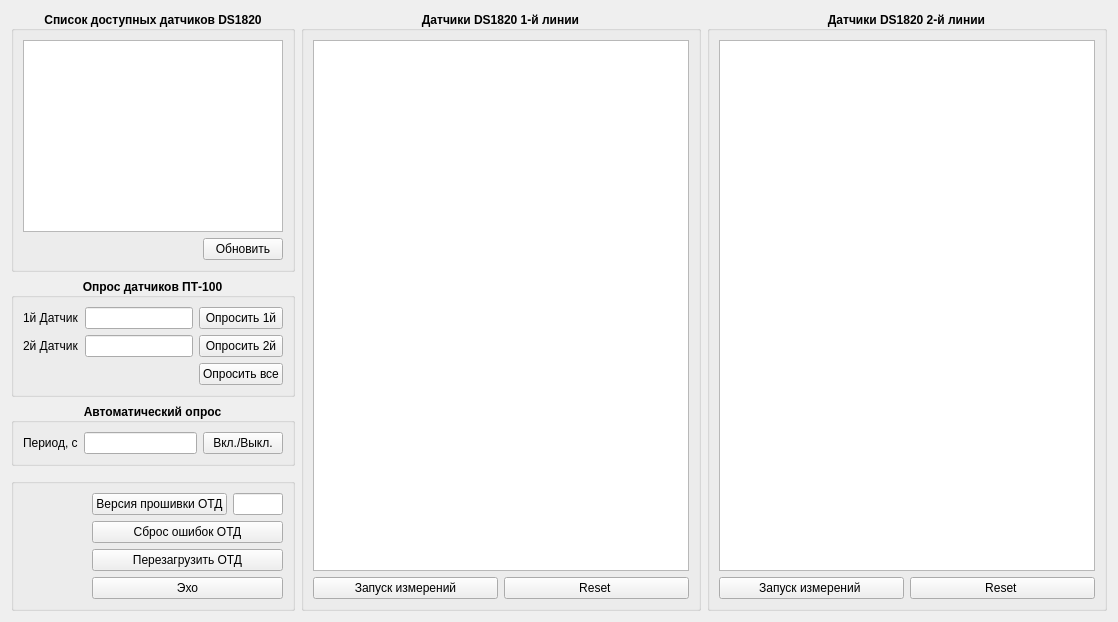
      <widget class="QWidget" name="tab_2">
       <attribute name="title">
        <string>ОТД</string>
       </attribute>
       <layout class="QGridLayout" name="gridLayout_13">
        <item row="0" column="0">
         <widget class="QGroupBox" name="groupBox_6">
          <property name="font">
           <font>
            <weight>75</weight>
            <bold>true</bold>
           </font>
          </property>
          <property name="title">
           <string>Список доступных датчиков DS1820</string>
          </property>
          <property name="alignment">
           <set>Qt::AlignCenter</set>
          </property>
          <layout class="QGridLayout" name="gridLayout_20">
           <item row="1" column="1">
            <widget class="QPushButton" name="OTD_nd">
             <property name="font">
              <font>
               <weight>50</weight>
               <bold>false</bold>
              </font>
             </property>
             <property name="text">
              <string>Обновить</string>
             </property>
            </widget>
           </item>
           <item row="1" column="0">
            <spacer name="horizontalSpacer_2">
             <property name="orientation">
              <enum>Qt::Horizontal</enum>
             </property>
             <property name="sizeHint" stdset="0">
              <size>
               <width>40</width>
               <height>20</height>
              </size>
             </property>
            </spacer>
           </item>
           <item row="0" column="0" colspan="2">
            <widget class="QTextEdit" name="OTDtd">
             <property name="font">
              <font>
               <weight>50</weight>
               <bold>false</bold>
              </font>
             </property>
            </widget>
           </item>
          </layout>
         </widget>
        </item>
        <item row="1" column="0">
         <widget class="QGroupBox" name="groupBox_4">
          <property name="font">
           <font>
            <weight>75</weight>
            <bold>true</bold>
           </font>
          </property>
          <property name="title">
           <string>Опрос датчиков ПТ-100</string>
          </property>
          <property name="alignment">
           <set>Qt::AlignCenter</set>
          </property>
          <layout class="QGridLayout" name="gridLayout_4">
           <item row="0" column="1">
            <widget class="QLineEdit" name="OTDPT1">
             <property name="font">
              <font>
               <weight>50</weight>
               <bold>false</bold>
              </font>
             </property>
            </widget>
           </item>
           <item row="2" column="2">
            <widget class="QPushButton" name="OTDPT">
             <property name="font">
              <font>
               <weight>50</weight>
               <bold>false</bold>
              </font>
             </property>
             <property name="text">
              <string>Опросить все</string>
             </property>
            </widget>
           </item>
           <item row="2" column="1">
            <spacer name="horizontalSpacer_3">
             <property name="orientation">
              <enum>Qt::Horizontal</enum>
             </property>
             <property name="sizeHint" stdset="0">
              <size>
               <width>40</width>
               <height>20</height>
              </size>
             </property>
            </spacer>
           </item>
           <item row="1" column="1">
            <widget class="QLineEdit" name="OTDPT2">
             <property name="font">
              <font>
               <weight>50</weight>
               <bold>false</bold>
              </font>
             </property>
            </widget>
           </item>
           <item row="0" column="0">
            <widget class="QLabel" name="label_25">
             <property name="font">
              <font>
               <weight>50</weight>
               <bold>false</bold>
              </font>
             </property>
             <property name="text">
              <string>1й Датчик</string>
             </property>
            </widget>
           </item>
           <item row="1" column="0">
            <widget class="QLabel" name="label_26">
             <property name="font">
              <font>
               <weight>50</weight>
               <bold>false</bold>
              </font>
             </property>
             <property name="text">
              <string>2й Датчик</string>
             </property>
            </widget>
           </item>
           <item row="0" column="2">
            <widget class="QPushButton" name="OTDPT_1">
             <property name="font">
              <font>
               <weight>50</weight>
               <bold>false</bold>
              </font>
             </property>
             <property name="text">
              <string>Опросить 1й</string>
             </property>
            </widget>
           </item>
           <item row="1" column="2">
            <widget class="QPushButton" name="OTDPT_2">
             <property name="font">
              <font>
               <weight>50</weight>
               <bold>false</bold>
              </font>
             </property>
             <property name="text">
              <string>Опросить 2й</string>
             </property>
            </widget>
           </item>
          </layout>
         </widget>
        </item>
        <item row="2" column="0">
         <widget class="QGroupBox" name="groupBox_2">
          <property name="font">
           <font>
            <weight>75</weight>
            <bold>true</bold>
           </font>
          </property>
          <property name="title">
           <string>Автоматический опрос</string>
          </property>
          <property name="alignment">
           <set>Qt::AlignCenter</set>
          </property>
          <layout class="QGridLayout" name="gridLayout_21">
           <item row="0" column="2">
            <widget class="QPushButton" name="OTD_avt_2">
             <property name="font">
              <font>
               <weight>50</weight>
               <bold>false</bold>
              </font>
             </property>
             <property name="text">
              <string>Вкл./Выкл.</string>
             </property>
            </widget>
           </item>
           <item row="0" column="0">
            <widget class="QLabel" name="label_63">
             <property name="font">
              <font>
               <pointsize>9</pointsize>
               <weight>50</weight>
               <bold>false</bold>
              </font>
             </property>
             <property name="text">
              <string>Период, с</string>
             </property>
            </widget>
           </item>
           <item row="0" column="1">
            <widget class="QLineEdit" name="lineEdit_period_OTD">
             <property name="font">
              <font>
               <weight>50</weight>
               <bold>false</bold>
              </font>
             </property>
            </widget>
           </item>
          </layout>
         </widget>
        </item>
        <item row="0" column="2" rowspan="5">
         <widget class="QGroupBox" name="groupBox_14">
          <property name="minimumSize">
           <size>
            <width>400</width>
            <height>0</height>
           </size>
          </property>
          <property name="font">
           <font>
            <weight>75</weight>
            <bold>true</bold>
           </font>
          </property>
          <property name="title">
           <string>Датчики DS1820 1-й линии</string>
          </property>
          <property name="alignment">
           <set>Qt::AlignCenter</set>
          </property>
          <layout class="QGridLayout" name="gridLayout_2">
           <item row="0" column="0" colspan="2">
            <widget class="QTextEdit" name="OTDtm1">
             <property name="font">
              <font>
               <weight>50</weight>
               <bold>false</bold>
              </font>
             </property>
            </widget>
           </item>
           <item row="1" column="0">
            <widget class="QPushButton" name="OTD_meas_1">
             <property name="font">
              <font>
               <weight>50</weight>
               <bold>false</bold>
              </font>
             </property>
             <property name="text">
              <string>Запуск измерений</string>
             </property>
            </widget>
           </item>
           <item row="1" column="1">
            <widget class="QPushButton" name="OTD_reset_1">
             <property name="font">
              <font>
               <weight>50</weight>
               <bold>false</bold>
              </font>
             </property>
             <property name="text">
              <string>Reset </string>
             </property>
            </widget>
           </item>
          </layout>
         </widget>
        </item>
        <item row="0" column="3" rowspan="5">
         <widget class="QGroupBox" name="groupBox_9">
          <property name="minimumSize">
           <size>
            <width>400</width>
            <height>0</height>
           </size>
          </property>
          <property name="font">
           <font>
            <weight>75</weight>
            <bold>true</bold>
           </font>
          </property>
          <property name="title">
           <string>Датчики DS1820 2-й линии</string>
          </property>
          <property name="alignment">
           <set>Qt::AlignCenter</set>
          </property>
          <layout class="QGridLayout" name="gridLayout_16">
           <item row="0" column="0" colspan="2">
            <widget class="QTextEdit" name="OTDtm2">
             <property name="font">
              <font>
               <weight>50</weight>
               <bold>false</bold>
              </font>
             </property>
            </widget>
           </item>
           <item row="1" column="0">
            <widget class="QPushButton" name="OTD_meas_2">
             <property name="font">
              <font>
               <weight>50</weight>
               <bold>false</bold>
              </font>
             </property>
             <property name="text">
              <string>Запуск измерений </string>
             </property>
            </widget>
           </item>
           <item row="1" column="1">
            <widget class="QPushButton" name="OTD_reset_2">
             <property name="font">
              <font>
               <weight>50</weight>
               <bold>false</bold>
              </font>
             </property>
             <property name="text">
              <string>Reset </string>
             </property>
            </widget>
           </item>
          </layout>
         </widget>
        </item>
        <item row="4" column="0">
         <widget class="QGroupBox" name="groupBox_15">
          <property name="title">
           <string/>
          </property>
          <property name="alignment">
           <set>Qt::AlignCenter</set>
          </property>
          <layout class="QGridLayout" name="gridLayout_7">
           <item row="0" column="0">
            <layout class="QGridLayout" name="gridLayout">
             <item row="0" column="1">
              <widget class="QPushButton" name="pushButton_13">
               <property name="text">
                <string>Версия прошивки OТД</string>
               </property>
              </widget>
             </item>
             <item row="1" column="1" colspan="2">
              <widget class="QPushButton" name="res_err_otd">
               <property name="text">
                <string>Сброс ошибок ОТД</string>
               </property>
              </widget>
             </item>
             <item row="2" column="1" colspan="2">
              <widget class="QPushButton" name="pushButton_res_otd">
               <property name="text">
                <string>Перезагрузить ОТД</string>
               </property>
              </widget>
             </item>
             <item row="0" column="2">
              <widget class="QLineEdit" name="lineEdit_5">
               <property name="maximumSize">
                <size>
                 <width>50</width>
                 <height>16777215</height>
                </size>
               </property>
              </widget>
             </item>
             <item row="1" column="0">
              <spacer name="horizontalSpacer_11">
               <property name="orientation">
                <enum>Qt::Horizontal</enum>
               </property>
               <property name="sizeHint" stdset="0">
                <size>
                 <width>40</width>
                 <height>20</height>
                </size>
               </property>
              </spacer>
             </item>
             <item row="3" column="1" colspan="2">
              <widget class="QPushButton" name="pushButton_20">
               <property name="text">
                <string>Эхо</string>
               </property>
              </widget>
             </item>
            </layout>
           </item>
          </layout>
         </widget>
        </item>
       </layout>
      </widget>
